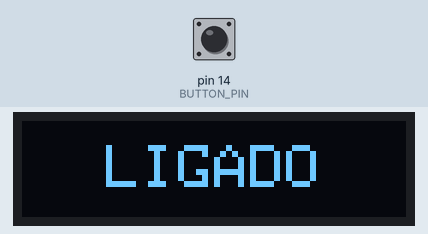
A sketch run on a simulated Arduino Uno, built with avr-gcc and run on an emulated ATmega328P. On the bench: 128×32 one-colour display. The inputs (shaded band) are chosen by the test bench; at power-on: pin 14 (BUTTON_PIN) HIGH.

Above: at 1.2 s.
1.3 s: pin 14 (BUTTON_PIN) pulled LOW for 0.15 s
At 2.2 s:
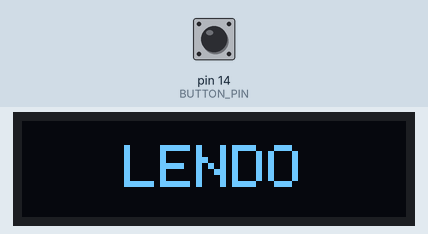
2.9 s: pin 14 (BUTTON_PIN) pulled LOW for 1 s
At 3.5 s:
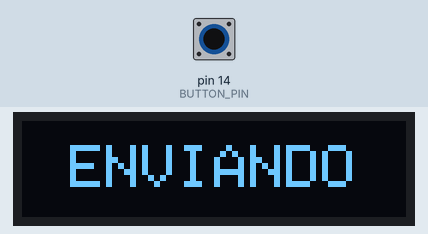
5.4 s: pin 14 (BUTTON_PIN) pulled LOW for 0.15 s
At 6.6 s:
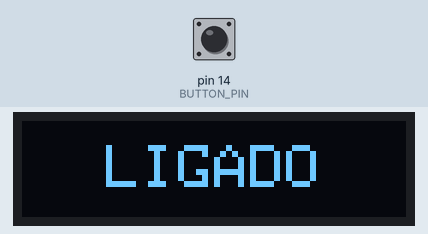
7.0 s: pin 14 (BUTTON_PIN) pulled LOW for 3.2 s
At 7.7 s:
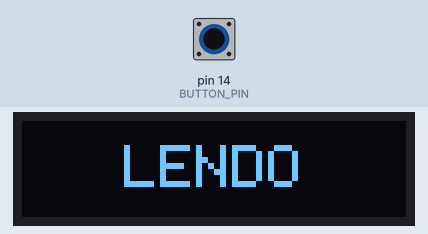
Timing chart, 0 to 10.0 s (numbered marks = the images above; inputs shaded):
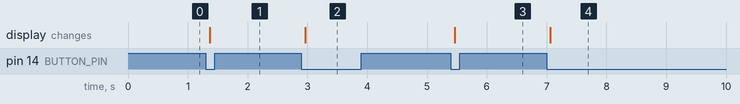

The sketch:

ESCREVER_LCD.ino
```cpp
#include <Wire.h>
#include <Adafruit_GFX.h>
#include <Adafruit_SSD1306.h>

#define SCREEN_WIDTH 128 // OLED display width, in pixels
#define SCREEN_HEIGHT 32 // OLED display height, in pixels
#define OLED_RESET    -1 // Reset pin # (or -1 if sharing Arduino reset pin)
#define SCREEN_ADDRESS 0x3C ///< Address for 128x32 display

#define BUTTON_PIN 14 // Define o pino onde o botão está conectado

Adafruit_SSD1306 display(SCREEN_WIDTH, SCREEN_HEIGHT, &Wire, OLED_RESET);

const char* messages[] = {"LIGADO", "LENDO", "ENVIANDO"};
int currentMessage = 0; // Índice da mensagem atual

void setup() {
  Serial.begin(115200);

  pinMode(BUTTON_PIN, INPUT_PULLUP); // Configura o pino do botão como entrada com pull-up interno

  // Initialize display with I2C address 0x3C
  if (!display.begin(SSD1306_SWITCHCAPVCC, SCREEN_ADDRESS)) {
    Serial.println(F("SSD1306 allocation failed"));
    for (;;); // Don't proceed, loop forever
  }

  display.clearDisplay();
  display.setTextColor(SSD1306_WHITE); // Set text color to white

  showMessage();
}

void loop() {
  // Verifica se o botão foi pressionado
  if (digitalRead(BUTTON_PIN) == LOW) {
    delay(50); // Debounce para evitar leituras erradas
    if (digitalRead(BUTTON_PIN) == LOW) {
      currentMessage = (currentMessage + 1) % 3; // Passa para a próxima mensagem
      showMessage();
      while (digitalRead(BUTTON_PIN) == LOW); // Espera até o botão ser solto
    }
  }
}

void showMessage() {
  display.clearDisplay();
  display.setTextSize(2); // Tamanho da fonte para caber no display
  int16_t x, y;
  uint16_t width, height;
  display.getTextBounds(messages[currentMessage], 0, 0, &x, &y, &width, &height);
  display.setCursor((SCREEN_WIDTH - width) / 2, (SCREEN_HEIGHT - height) / 2); // Centraliza o texto
  display.print(messages[currentMessage]);
  display.display();
}
```

Measured:
- after the input at 1.3 s, the display: changes after 0.06 s (image 1)
- after the input at 2.9 s, the display: changes after 0.06 s (image 2)
- after the input at 5.4 s, the display: changes after 0.06 s (image 3)
- after the input at 7.0 s, the display: changes after 0.06 s (image 4)
